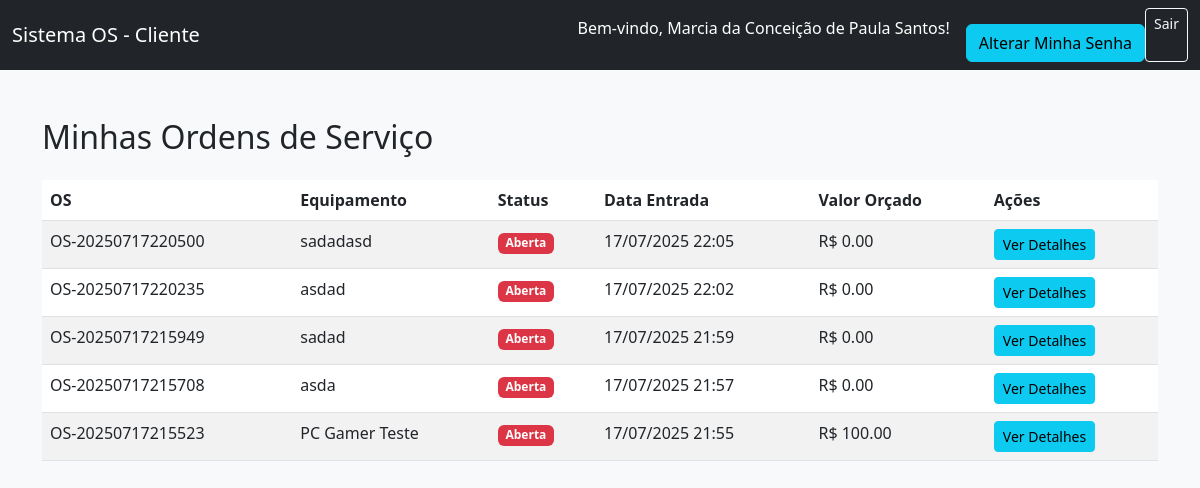
Screenshot of /cliente_dashboard (signed in) with the database file from the repository.
### tables this page shows
CREATE TABLE ordens_servico (
            id INTEGER PRIMARY KEY AUTOINCREMENT,
            codigo_os TEXT NOT NULL UNIQUE,
            id_cliente INTEGER NOT NULL,
            cliente TEXT NOT NULL,
            telefone TEXT,
            equipamento TEXT NOT NULL,
            numero_serie TEXT NOT NULL,
            itens_internos TEXT NOT NULL,
            defeito TEXT NOT NULL,
            solucao TEXT DEFAULT '',
            status TEXT DEFAULT 'Aberta',
            data_entrada TEXT NOT NULL,
            responsavel TEXT NOT NULL,
            valor_orcamento REAL DEFAULT 0.0,
            valor_servico_executado REAL DEFAULT 0.0,
            pecas_adicionadas TEXT DEFAULT '',
            valor_pecas REAL DEFAULT 0.0,
            nome_aprovacao_cliente TEXT DEFAULT '',
            data_aprovacao_cliente TEXT DEFAULT '',
            FOREIGN KEY (id_cliente) REFERENCES clientes(id)
        );

### app.py (the view)
@app.route('/cliente_dashboard')
def cliente_dashboard():
    if 'usuario_id' not in session or session.get('permissao') != 'cliente' or session.get('id_cliente') is None:
        flash('Você precisa estar logado como cliente para acessar esta página.', 'danger')
        return redirect(url_for('login'))
    conn = sqlite3.connect(DB)
    c = conn.cursor()
    c.execute("""
        SELECT
            id, codigo_os, id_cliente, cliente, equipamento, numero_serie, itens_internos,
            defeito, solucao, status, data_entrada, responsavel, valor_orcamento,
            valor_servico_executado, pecas_adicionadas, valor_pecas,
            nome_aprovacao_cliente, data_aprovacao_cliente
        FROM ordens_servico
        WHERE id_cliente = ?
        ORDER BY id DESC
    """, (session['id_cliente'],))
    ordens = c.fetchall()
    conn.close()
    return render_template('cliente_dashboard.html', usuario=session['usuario_nome'], ordens=ordens)

### templates/cliente_dashboard.html (shortened to what this page needs)
<!DOCTYPE html>
<html lang="pt-br">
<head>
  <link href="https://cdn.jsdelivr.net/npm/bootstrap@5.3.0/dist/css/bootstrap.min.css" rel="stylesheet">
</head>
<body class="bg-light">
<nav class="navbar navbar-expand-lg navbar-dark bg-dark">
  <div class="container-fluid">
    <span class="navbar-brand">Sistema OS - Cliente</span>
    <div class="d-flex">
      <span class="navbar-text text-white me-3">
        Bem-vindo, {{ usuario }}!
      </span>
      <a href="{{ url_for('alterar_senha_cliente') }}" class="btn btn-info mt-3">Alterar Minha Senha</a>
      <a href="{{ url_for('logout') }}" class="btn btn-outline-light btn-sm">Sair</a>
    </div>
  </div>
</nav>
<div class="container py-5">
  <h2 class="mb-4">Minhas Ordens de Serviço</h2>
  <table class="table table-striped table-hover">
    <thead>
      <tr>
        <th>OS</th>
        <th>Equipamento</th>
        <th>Status</th>
        <th>Data Entrada</th>
        <th>Valor Orçado</th>
        <th>Ações</th>
      </tr>
    </thead>
    <tbody>
      {% for os in ordens %}
      <tr>
        <td>{{ os[1] }}</td>
        <td>{{ os[4] }}</td>
        <td>
          {% if os[9] == 'Aberta' %}
            <span class="badge bg-danger">{{ os[9] }}</span>
          {% elif os[9] == 'Em Análise' %}
            <span class="badge bg-warning text-dark">{{ os[9] }}</span>
          {% elif os[9] == 'Finalizada' %}
            <span class="badge bg-success">{{ os[9] }}</span>
          {% else %}
            <span class="badge bg-secondary">{{ os[9] }}</span>
          {% endif %}
        </td>
        <td>{{ os[10] }}</td>
        <td>R$ {{ "%.2f"|format(os[12] or 0.0) }}</td>
        <td>
          <a href="{{ url_for('visualizar_os_publica', codigo_os=os[1]) }}" class="btn btn-sm btn-info" target="_blank">Ver Detalhes</a>
        </td>
      </tr>
      {% endfor %}
    </tbody>
  </table>
</div>
</body>
</html>

### rows the page displays
ordens_servico: codigo_os "OS-20250717220500", equipamento "sadadasd", status "Aberta", data_entrada "17/07/2025 22:05", valor_orcamento "0.00"
ordens_servico: codigo_os "OS-20250717220235", equipamento "asdad", status "Aberta", data_entrada "17/07/2025 22:02", valor_orcamento "0.00"
ordens_servico: codigo_os "OS-20250717215949", equipamento "sadad", status "Aberta", data_entrada "17/07/2025 21:59", valor_orcamento "0.00"
ordens_servico: codigo_os "OS-20250717215708", equipamento "asda", status "Aberta", data_entrada "17/07/2025 21:57", valor_orcamento "0.00"
ordens_servico: codigo_os "OS-20250717215523", equipamento "PC Gamer Teste", status "Aberta", data_entrada "17/07/2025 21:55", valor_orcamento "100.00"

### other values shown
{{ usuario }} "Marcia da Conceição de Paula Santos"
